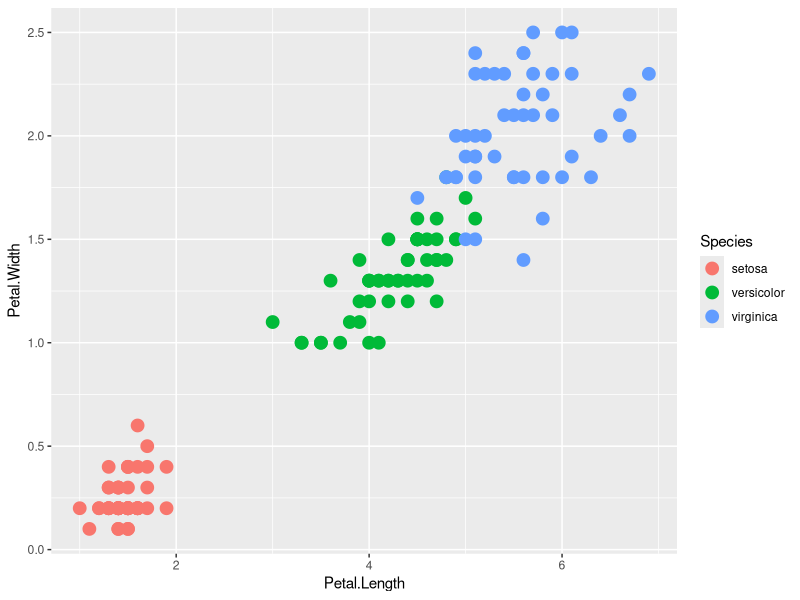
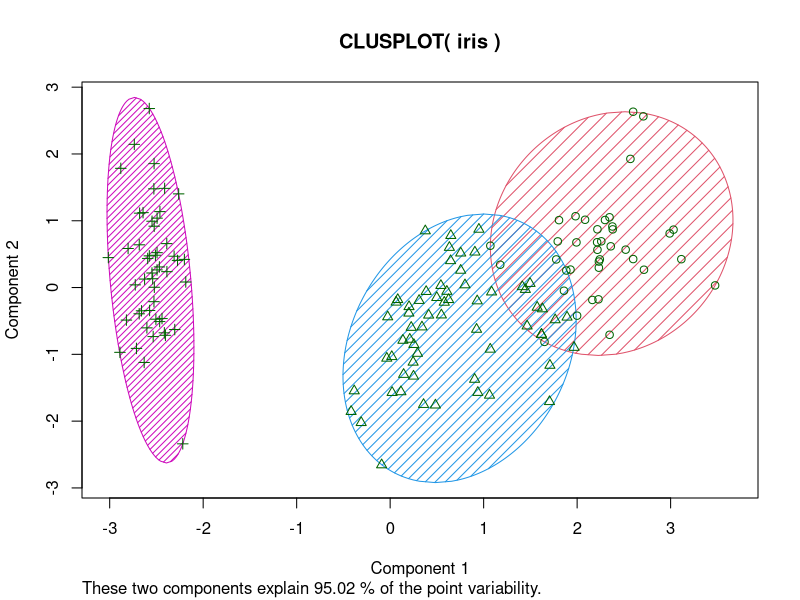

The R source for these figures, in order:
#EVALUATION 4 


#YIM QUIROZ 17210623
#KEVIN MARQUEZ 17212923


#Read library(ggplot2)
library(ggplot2)
#Import the iris.csv
dataf <- iris
head(dataf)
#We define a scatter diagram
ggplot(dataf, aes(Petal.Length, Petal.Width)) + geom_point(aes(col=Species), size=4)
#We define the center which is the number of groups to which we are going to group = 3
set.seed(101)
irisCluster <- kmeans(dataf[,1:4], center=3, nstart=20)
irisCluster
#Let's compare the groups, the old and the new
table(irisCluster$cluster, dataf$Species)
#Read library(cluster)
library(cluster)
clusplot(iris, irisCluster$cluster, color=T, shade=T, labels=0, lines=0)